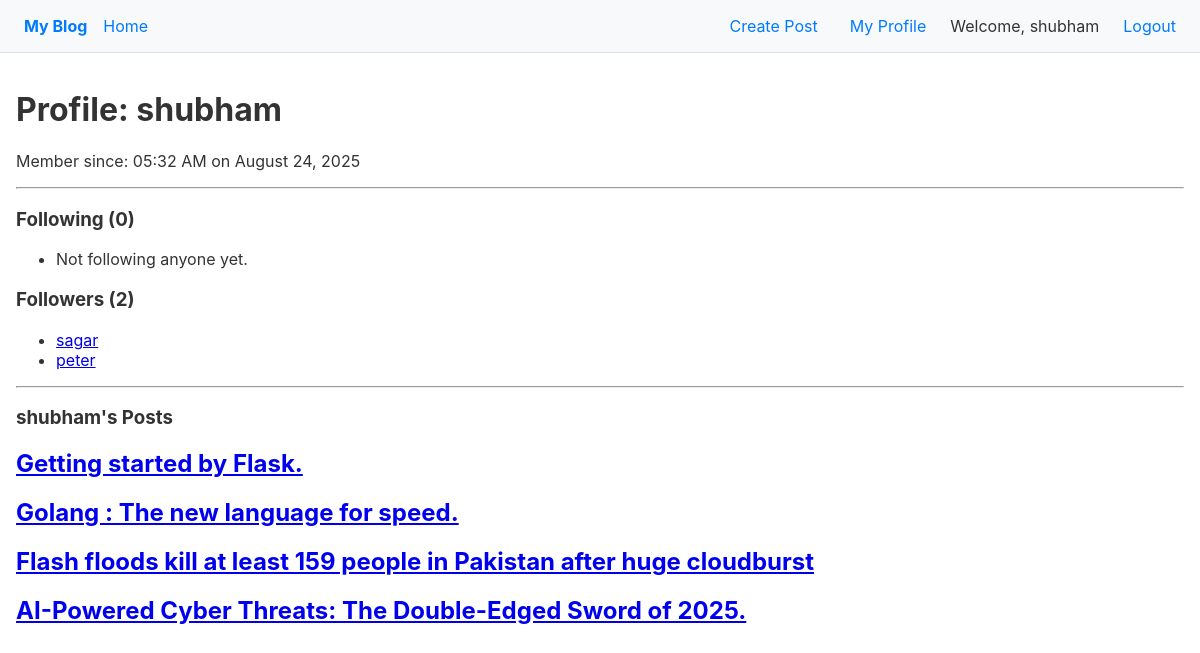
The page /user/shubham (signed in) on the database its author committed.
### models.py (models this page shows, shortened)
class User(db.Model, UserMixin):
    __tablename__ = "users"
    id = db.Column(db.Integer, primary_key=True)
    username = db.Column(db.String(50), nullable=False, unique=True)
    email = db.Column(db.String(100), nullable=False, unique=True)
    password = db.Column(db.String(255), nullable=False)
    profile_picture = db.Column(db.String(255))
    about_me = db.Column(db.Text)
    created_at = db.Column(db.DateTime, nullable=False, server_default=db.func.now())
    posts = db.relationship("Post", back_populates="owner", cascade="all, delete-orphan")
    comments = db.relationship("Comment", back_populates="")
    comments = db.relationship('Comment', back_populates='author')
    followers = db.relationship(
        "User",
        secondary="follows",
        primaryjoin = (follows.c.followed_id == id),
        secondaryjoin = (follows.c.follower_id == id),
        back_populates = "following"
    )
    following = db.relationship(
        "User",
        secondary="follows",
        primaryjoin = (follows.c.follower_id == id),
        secondaryjoin = (follows.c.followed_id == id),
        back_populates = "followers"
    )

class Post(db.Model):
    __tablename__ = "posts"
    id = db.Column(db.Integer, primary_key=True)
    title = db.Column(db.String(255), nullable=False, unique=True)
    body = db.Column(db.Text, nullable=False)
    created_at = db.Column(db.DateTime, nullable=False, server_default=db.func.now())
    is_published = db.Column(db.Boolean())
    slug = db.Column(db.String(255))
    user_id = db.Column(db.Integer, db.ForeignKey("users.id"), nullable=False) #FK
    owner = db.relationship("User", back_populates="posts")
    tags = db.relationship("Tag", secondary="post_tags", back_populates="posts")
    comments = db.relationship('Comment', back_populates='post', cascade='all, delete-orphan')

### app.py (the view)
@app.route("/user/<string:username>")
def user_profile(username):
    user = User.query.filter_by(username=username).first_or_404()
    return render_template("profile.html", user=user)

### app.py (called while the page is built)
@login_manager.user_loader
def load_user(user_id):
    user = db.session.get(User, int(user_id))
    return user

### templates/profile.html
{% extends "base.html" %}
{% block body %}
    <h1>Profile: {{ user.username }}</h1>
    <p>Member since: {{ user.created_at.strftime('%I:%M %p on %B %d, %Y') }}</p>
    <hr>
    <h3>Following ({{ user.following | length }})</h3>
    <ul>
        {% for followed_user in user.following %}
            <li><a href="{{ url_for('user_profile', username=followed_user.username) }}">{{ followed_user.username }}</a></li>
        {% else %}
            <li>Not following anyone yet.</li>
        {% endfor %}
    </ul>
    <h3>Followers ({{ user.followers | length }})</h3>
    <ul>
        {% for follower in user.followers %}
            <li><a href="{{ url_for('user_profile', username=follower.username) }}">{{ follower.username }}</a></li>
        {% else %}
            <li>No followers yet.</li>
        {% endfor %}
    </ul>
    <hr>
    <h3>{{ user.username }}'s Posts</h3>
    {% for post in user.posts %}
        <article>
            <h2><a href="{{ url_for('view_post', post_id=post.id) }}">{{ post.title }}</a></h2>
        </article>
    {% endfor %}
{% endblock %}

### templates/base.html (shortened to what this page needs)
<!DOCTYPE html>
<html lang="en">
<head>
</head>
<body>
    <nav>
        <div class="nav-left">
            <a href="{{ url_for('home') }}"><strong>My Blog</strong></a>
            <a href="{{ url_for('home') }}">Home</a>
        </div>
        <div class="nav-right">
            {% if current_user.is_authenticated %}
                <a href="{{ url_for('create_post') }}">Create Post</a>
                <a href="{{ url_for('user_profile', username=current_user.username) }}">My Profile</a>
                <span>Welcome, {{ current_user.username }}</span>
                <a href="{{ url_for('logout') }}">Logout</a>
            {% else %}
                <a href="{{ url_for('login') }}">Login</a>
                <a href="{{ url_for('register') }}">Register</a>
            {% endif %}
        </div>
    </nav>
    <div class="content">
        {% block body %}
        {% endblock %}
    </div>
</body>
</html>

### templates/base.html (style rules this page uses)
body { font-family: -apple-system, BlinkMacSystemFont, "Segoe UI", Roboto, "Helvetica Neue", Arial, sans-serif; margin: 0; color: #333; }
nav { background-color: #f8f9fa; padding: 0.5rem 1rem; border-bottom: 1px solid #dee2e6; display: flex; justify-content: space-between; align-items: center; }
nav a { text-decoration: none; color: #007bff; padding: 0.5rem; }
.nav-left, .nav-right { display: flex; align-items: center; }
.nav-right > * { margin-left: 1rem; }
.content { padding: 1rem; }

### rows shown on the page
User: username "shubham", created_at "05:32 AM on August 24, 2025"
User: username "sagar"
User: username "peter"
Post: title "Getting started by Flask."
Post: title "Golang : The new language for speed."
Post: title "Flash floods kill at least 159 people in Pakistan after huge cloudburst"
Post: title "AI-Powered Cyber Threats: The Double-Edged Sword of 2025."

### other values the page prints
{{ user.following | length }} "0"
{{ user.followers | length }} "2"
